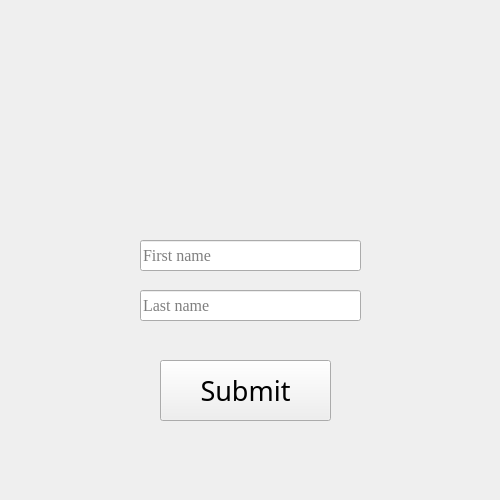
<?xml version="1.0" encoding="UTF-8"?>
<ui version="4.0">
 <class>Form</class>
 <widget class="QWidget" name="Form">
  <property name="geometry">
   <rect>
    <x>0</x>
    <y>0</y>
    <width>500</width>
    <height>500</height>
   </rect>
  </property>
  <property name="minimumSize">
   <size>
    <width>500</width>
    <height>500</height>
   </size>
  </property>
  <property name="maximumSize">
   <size>
    <width>500</width>
    <height>500</height>
   </size>
  </property>
  <property name="windowTitle">
   <string>Form</string>
  </property>
  <property name="autoFillBackground">
   <bool>false</bool>
  </property>
  <widget class="QLabel" name="label">
   <property name="geometry">
    <rect>
     <x>0</x>
     <y>0</y>
     <width>500</width>
     <height>500</height>
    </rect>
   </property>
   <property name="minimumSize">
    <size>
     <width>500</width>
     <height>500</height>
    </size>
   </property>
   <property name="cursor">
    <cursorShape>ArrowCursor</cursorShape>
   </property>
   <property name="text">
    <string/>
   </property>
   <property name="pixmap">
    <pixmap resource="rscConfig.qrc">:/icons/Resources/Icons/empty.png</pixmap>
   </property>
  </widget>
  <widget class="QPushButton" name="pushButton">
   <property name="geometry">
    <rect>
     <x>160</x>
     <y>360</y>
     <width>171</width>
     <height>61</height>
    </rect>
   </property>
   <property name="font">
    <font>
     <family>MS Gothic</family>
     <pointsize>20</pointsize>
     <italic>false</italic>
     <stylestrategy>PreferAntialias</stylestrategy>
     <kerning>true</kerning>
    </font>
   </property>
   <property name="text">
    <string>Submit</string>
   </property>
  </widget>
  <widget class="QLineEdit" name="lineEdit">
   <property name="geometry">
    <rect>
     <x>140</x>
     <y>240</y>
     <width>221</width>
     <height>31</height>
    </rect>
   </property>
   <property name="font">
    <font>
     <family>Georgia</family>
     <pointsize>12</pointsize>
    </font>
   </property>
   <property name="cursor">
    <cursorShape>IBeamCursor</cursorShape>
   </property>
   <property name="maxLength">
    <number>18</number>
   </property>
   <property name="placeholderText">
    <string>First name</string>
   </property>
  </widget>
  <widget class="QLineEdit" name="lineEdit_2">
   <property name="geometry">
    <rect>
     <x>140</x>
     <y>290</y>
     <width>221</width>
     <height>31</height>
    </rect>
   </property>
   <property name="font">
    <font>
     <family>Georgia</family>
     <pointsize>12</pointsize>
    </font>
   </property>
   <property name="text">
    <string/>
   </property>
   <property name="maxLength">
    <number>18</number>
   </property>
   <property name="placeholderText">
    <string>Last name</string>
   </property>
  </widget>
 </widget>
 <resources>
  <include location="rscConfig.qrc"/>
 </resources>
 <connections/>
</ui>
